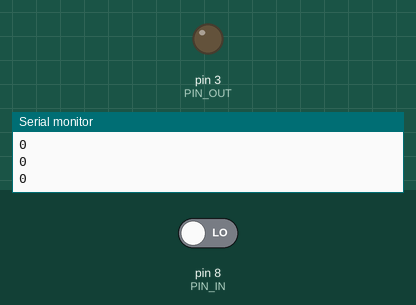
The sketch below on a simulated Arduino Uno, built with avr-gcc and run on an emulated ATmega328P. Parts: output pins drawn as LEDs (lit = HIGH), the last lines printed to the serial monitor. The test bench sets the inputs (shaded band); at power-on: pin 8 (PIN_IN) LOW.

Above: at 1.2 s.
1.3 s: pin 8 (PIN_IN) driven HIGH
At 2.5 s:
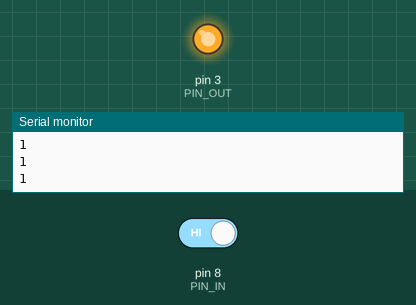
2.8 s: pin 8 (PIN_IN) driven LOW
At 3.7 s:
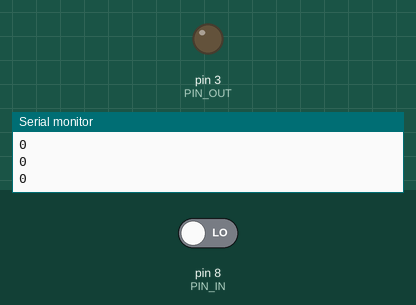
Timing chart, 0 to 5.8 s (numbered marks = the images above; inputs shaded):
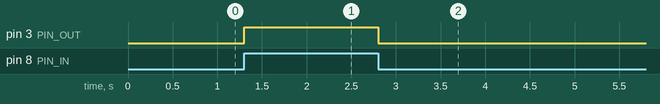

Measured:
- after the input at 1.3 s, pin 3 (PIN_OUT): LOW → HIGH at once
- after the input at 2.8 s, pin 3 (PIN_OUT): HIGH → LOW at once

The sketch:

Lab3.2.1.ino
```cpp
uint16_t PIN_OUT = 3;
uint16_t PIN_IN = 8;

void setup() {
Serial.begin(9600);
pinMode(PIN_OUT, OUTPUT);
pinMode(PIN_IN, INPUT);
}

// Configure PIN_OUT as OUTPUT
// Configure PIN_IN as INPUT
void loop() {
uint8_t value;
value = digitalRead(PIN_IN); // read PIN_IN and store it in value
digitalWrite(PIN_OUT, value); // write value out to PIN_OUT
Serial.println(value, BIN);
delay(100);
}
```
